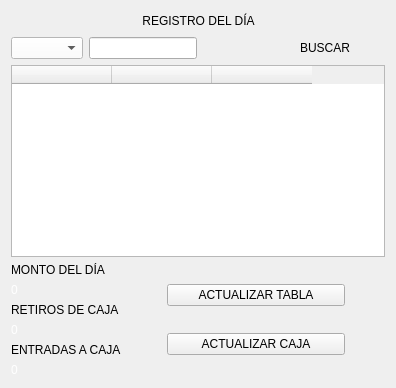
               <widget class="QWidget" name="regist_pag">
                <layout class="QVBoxLayout" name="verticalLayout_14">
                 <item>
                  <layout class="QHBoxLayout" name="horizontalLayout_11">
                   <item>
                    <spacer name="horizontalSpacer_13">
                     <property name="orientation">
                      <enum>Qt::Horizontal</enum>
                     </property>
                     <property name="sizeHint" stdset="0">
                      <size>
                       <width>40</width>
                       <height>20</height>
                      </size>
                     </property>
                    </spacer>
                   </item>
                   <item>
                    <widget class="QLabel" name="label_4">
                     <property name="text">
                      <string>REGISTRO DEL DÍA</string>
                     </property>
                     <property name="alignment">
                      <set>Qt::AlignCenter</set>
                     </property>
                    </widget>
                   </item>
                   <item>
                    <spacer name="horizontalSpacer_14">
                     <property name="orientation">
                      <enum>Qt::Horizontal</enum>
                     </property>
                     <property name="sizeHint" stdset="0">
                      <size>
                       <width>40</width>
                       <height>20</height>
                      </size>
                     </property>
                    </spacer>
                   </item>
                  </layout>
                 </item>
                 <item>
                  <layout class="QHBoxLayout" name="horizontalLayout_14">
                   <item>
                    <widget class="QComboBox" name="comboBox">
                     <property name="styleSheet">
                      <string notr="true">background-color:white;
font:10pt &quot;Arial Black&quot;;
</string>
                     </property>
                    </widget>
                   </item>
                   <item>
                    <widget class="QLineEdit" name="lineEdit"/>
                   </item>
                   <item>
                    <spacer name="horizontalSpacer_17">
                     <property name="orientation">
                      <enum>Qt::Horizontal</enum>
                     </property>
                     <property name="sizeHint" stdset="0">
                      <size>
                       <width>40</width>
                       <height>20</height>
                      </size>
                     </property>
                    </spacer>
                   </item>
                   <item>
                    <widget class="QPushButton" name="pushButton_4">
                     <property name="minimumSize">
                      <size>
                       <width>120</width>
                       <height>15</height>
                      </size>
                     </property>
                     <property name="styleSheet">
                      <string notr="true">border-radius:10px;</string>
                     </property>
                     <property name="text">
                      <string>BUSCAR</string>
                     </property>
                     <property name="icon">
                      <iconset>
                       <normaloff>Imagenes/preferencessystemsearch_94404 (1).png</normaloff>Imagenes/preferencessystemsearch_94404 (1).png</iconset>
                     </property>
                     <property name="iconSize">
                      <size>
                       <width>20</width>
                       <height>20</height>
                      </size>
                     </property>
                    </widget>
                   </item>
                  </layout>
                 </item>
                 <item>
                  <widget class="QTableWidget" name="tableWidget">
                   <column>
                    <property name="text">
                     <string/>
                    </property>
                   </column>
                   <column>
                    <property name="text">
                     <string/>
                    </property>
                   </column>
                   <column>
                    <property name="text">
                     <string/>
                    </property>
                   </column>
                  </widget>
                 </item>
                 <item>
                  <layout class="QHBoxLayout" name="horizontalLayout_13">
                   <item>
                    <layout class="QVBoxLayout" name="verticalLayout_12">
                     <item>
                      <widget class="QLabel" name="label_5">
                       <property name="text">
                        <string>MONTO DEL DÍA</string>
                       </property>
                      </widget>
                     </item>
                     <item>
                      <widget class="QLabel" name="label_7">
                       <property name="styleSheet">
                        <string notr="true">color:white;</string>
                       </property>
                       <property name="text">
                        <string>0</string>
                       </property>
                      </widget>
                     </item>
                     <item>
                      <widget class="QLabel" name="label_8">
                       <property name="text">
                        <string>RETIROS DE CAJA</string>
                       </property>
                      </widget>
                     </item>
                     <item>
                      <widget class="QLabel" name="label_9">
                       <property name="styleSheet">
                        <string notr="true">color:white;</string>
                       </property>
                       <property name="text">
                        <string>0</string>
                       </property>
                      </widget>
                     </item>
                     <item>
                      <widget class="QLabel" name="label_10">
                       <property name="text">
                        <string>ENTRADAS A CAJA</string>
                       </property>
                      </widget>
                     </item>
                     <item>
                      <widget class="QLabel" name="label_12">
                       <property name="styleSheet">
                        <string notr="true">color:white;</string>
                       </property>
                       <property name="text">
                        <string>0</string>
                       </property>
                      </widget>
                     </item>
                    </layout>
                   </item>
                   <item>
                    <spacer name="horizontalSpacer_12">
                     <property name="orientation">
                      <enum>Qt::Horizontal</enum>
                     </property>
                     <property name="sizeHint" stdset="0">
                      <size>
                       <width>40</width>
                       <height>20</height>
                      </size>
                     </property>
                    </spacer>
                   </item>
                   <item>
                    <layout class="QVBoxLayout" name="verticalLayout_13">
                     <item>
                      <widget class="QPushButton" name="pushButton_2">
                       <property name="minimumSize">
                        <size>
                         <width>0</width>
                         <height>20</height>
                        </size>
                       </property>
                       <property name="text">
                        <string>ACTUALIZAR TABLA</string>
                       </property>
                       <property name="icon">
                        <iconset>
                         <normaloff>Imagenes/vcsupdaterequired_93493.png</normaloff>Imagenes/vcsupdaterequired_93493.png</iconset>
                       </property>
                       <property name="iconSize">
                        <size>
                         <width>30</width>
                         <height>30</height>
                        </size>
                       </property>
                      </widget>
                     </item>
                     <item>
                      <widget class="QPushButton" name="pushButton_3">
                       <property name="minimumSize">
                        <size>
                         <width>178</width>
                         <height>20</height>
                        </size>
                       </property>
                       <property name="text">
                        <string>ACTUALIZAR CAJA</string>
                       </property>
                       <property name="icon">
                        <iconset>
                         <normaloff>Imagenes/vcsupdaterequired_93493.png</normaloff>Imagenes/vcsupdaterequired_93493.png</iconset>
                       </property>
                       <property name="iconSize">
                        <size>
                         <width>30</width>
                         <height>30</height>
                        </size>
                       </property>
                      </widget>
                     </item>
                    </layout>
                   </item>
                   <item>
                    <spacer name="horizontalSpacer_16">
                     <property name="orientation">
                      <enum>Qt::Horizontal</enum>
                     </property>
                     <property name="sizeHint" stdset="0">
                      <size>
                       <width>40</width>
                       <height>20</height>
                      </size>
                     </property>
                    </spacer>
                   </item>
                  </layout>
                 </item>
                </layout>
               </widget>
